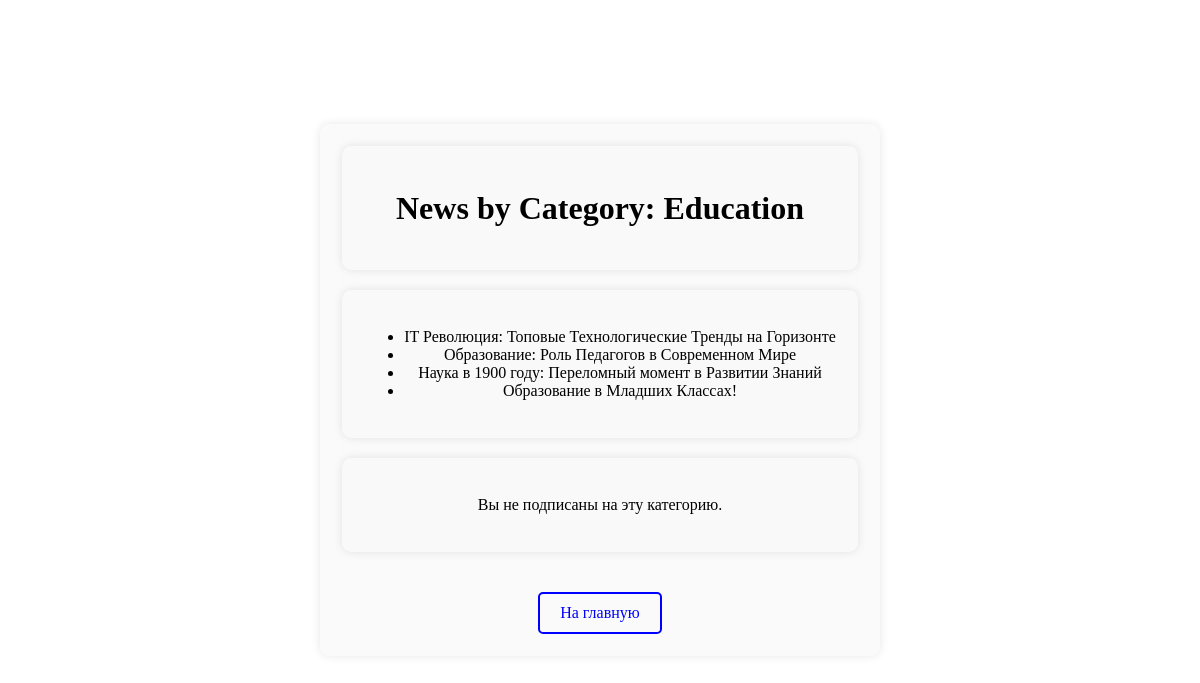
Screenshot of /category/3/ with the database file from the repository.
### news/models.py (models this page shows, shortened)
class Category(models.Model):
    name = models.CharField(max_length=255)
    subscribers = models.ManyToManyField(User, through='Subscriber')

class Post(models.Model):
    author = models.ForeignKey(
        Author, on_delete=models.CASCADE)  # Ссылка на автора
    post_type_choices = [('article', 'Article'), ('news', 'News')]
    post_type = models.CharField(max_length=10, choices=post_type_choices)
    created_at = models.DateTimeField(auto_now_add=True)
    categories = models.ManyToManyField(Category, through='PostCategory')
    title = models.CharField(max_length=255)
    content = models.TextField()
    rating = models.IntegerField(default=0)

### news/views.py (the view)
def category_news(request, category_id):
    category = Category.objects.get(pk=category_id)
    subscriber_count = category.subscribers.count()
    posts = Post.objects.filter(categories=category)
    is_subscribed = category.subscribers.filter(pk=request.user.pk).exists()
    return render(request, 'news/category_news.html',
                  {'category': category,
                   'posts': posts,
                   'subscriber_count': subscriber_count,
                   'is_subscribed': is_subscribed})

### news/context_processors.py (called while the page is built)
def real_time(request):
    city = 'Europe/Moscow'
    real_time = datetime.now(pytz.timezone(city))
    return {'real_time': real_time}

### templates/news/category_news.html (shortened to what this page needs)
<!DOCTYPE html>
<html lang="en">
<head>
</head>
<body>
    <div class="content">
        <div class="frame">
            <h1>News by Category: {{ category.name }}</h1>
        </div>
        <div class="frame">
            <ul>
                {% for post in posts %}
                    <li>{{ post.title }}</li>
                {% endfor %}
            </ul>
        </div>
{% if is_subscribed %}
    <div class="frame subscribed-message">
        <p>Вы подписались на эту категорию.</p>
    </div>
{% else %}
    <div class="frame subscribed-message">
        <p>Вы не подписаны на эту категорию.</p>
    </div>
{% endif %}
        <a href="/1" class="main-link">На главную</a>
    </div>
</body>
</html>

### templates/news/category_news.html (style rules this page uses)
body { display: flex; justify-content: center; align-items: center; height: 100vh; margin: 0; background-image: url('http://a43db249-afcba5da-f823-48df-ae33-bb246aacb9e9.s3.timeweb.cloud/sign/images/back2.jpg'); background-size: cover; }
.content { text-align: center; padding: 20px; border: 2px solid transparent; border-radius: 10px; background-color: rgba(249, 249, 249, 0.8); box-shadow: 0 0 10px rgba(0, 0, 0, 0.1); margin-bottom: 20px; }
.frame { border: 2px solid transparent; padding: 20px; border-radius: 10px; background-color: rgba(249, 249, 249, 0.8); box-shadow: 0 0 10px rgba(0, 0, 0, 0.1); margin-bottom: 20px; }
.main-link { display: inline-block; margin-top: 20px; padding: 10px 20px; text-decoration: none; color: blue; border: 2px solid blue; border-radius: 5px; }

### rows the page displays
Category: name "Education"
Post: title "IT Революция: Топовые Технологические Тренды на Горизонте"
Post: title "Образование: Роль Педагогов в Современном Мире"
Post: title "Наука в 1900 году: Переломный момент в Развитии Знаний"
Post: title "Образование в Младших Классах!"
